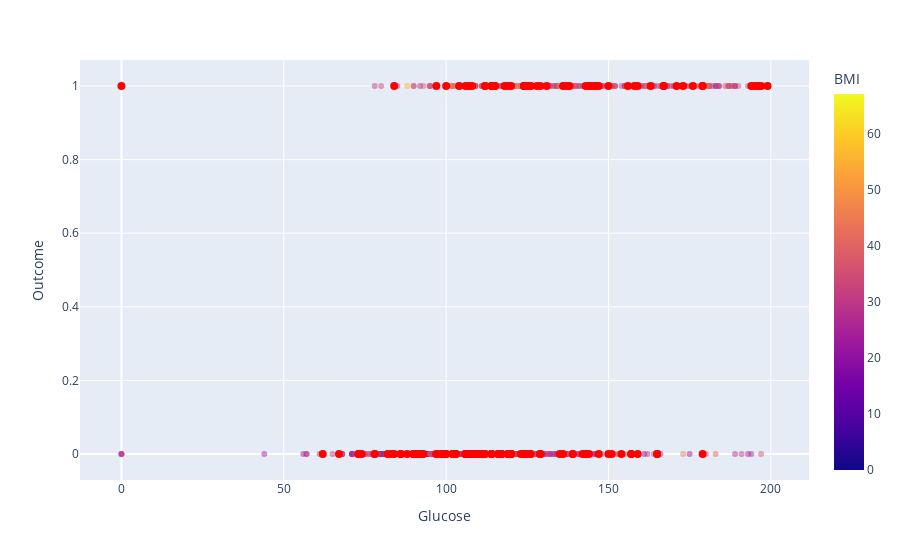

The notebook cell this image was saved under:
### Code cell
fig.add_trace(Scatter(x = test['Glucose'],
                     y = test['Outcome'],
                     mode='markers',
                     marker={'color':'red', 'size': 8}))
fig.update_traces(showlegend=False)
fig.show()

### Figure 1 — Plotly figure (JSON) as saved in the notebook; plotly's stock layout.template omitted (floating-point values rounded to 4 significant figures; data arrays with more than 128 entries replaced by an {"elided": "..."} marker saying what was removed)
{"data": [{"hovertemplate": "Glucose=%{x}<br>Outcome=%{y}<br>BMI=%{marker.color}<extra></extra>", "legendgroup": "", "marker": {"color": {"elided": "614 float values"}, "coloraxis": "coloraxis", "opacity": 0.5, "symbol": "circle"}, "mode": "markers", "name": "", "orientation": "v", "showlegend": false, "type": "scatter", "x": {"elided": "614 int values"}, "xaxis": "x", "y": {"elided": "614 int values"}, "yaxis": "y"}, {"marker": {"color": "red", "size": 8}, "mode": "markers", "showlegend": false, "type": "scatter", "x": {"elided": "154 int values"}, "y": {"elided": "154 int values"}}], "layout": {"coloraxis": {"colorbar": {"title": {"text": "BMI"}}, "colorscale": [[0, "#0d0887"], [0.1111, "#46039f"], [0.2222, "#7201a8"], [0.3333, "#9c179e"], [0.4444, "#bd3786"], [0.5556, "#d8576b"], [0.6667, "#ed7953"], [0.7778, "#fb9f3a"], [0.8889, "#fdca26"], [1, "#f0f921"]]}, "legend": {"tracegroupgap": 0}, "margin": {"t": 60}, "xaxis": {"anchor": "y", "domain": [0, 1], "title": {"text": "Glucose"}}, "yaxis": {"anchor": "x", "domain": [0, 1], "title": {"text": "Outcome"}}}}
